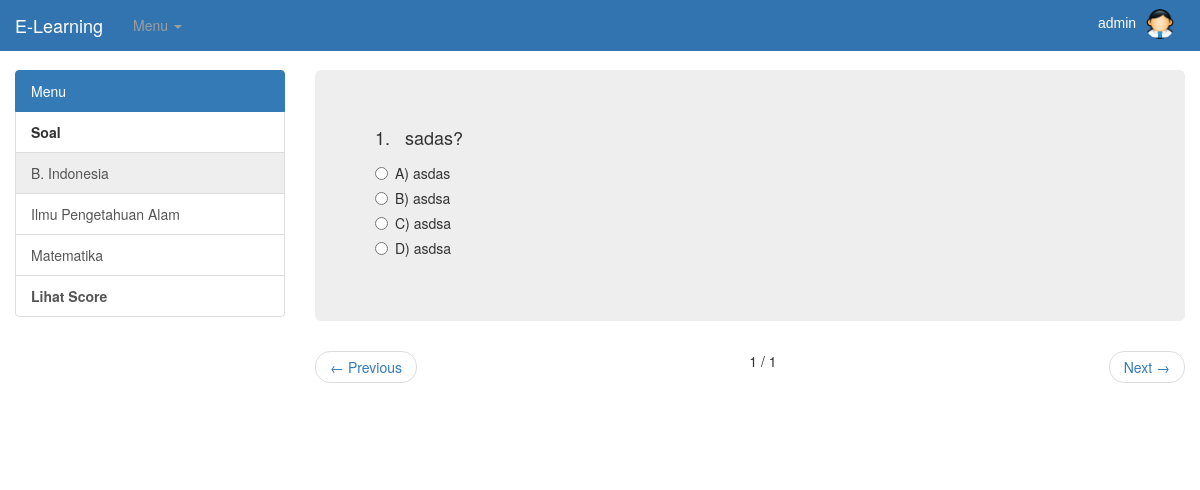
Screenshot of /templates/quiz.php?pelajaran=Bahasa Indonesia (signed in) with the database file from the repository.
### tables this page shows
CREATE TABLE `quiz` (
  `id` int(11) NOT NULL,
  `kategori` varchar(30) NOT NULL,
  `pertanyaan` text NOT NULL,
  `soal_A` text NOT NULL,
  `soal_B` text NOT NULL,
  `soal_C` text NOT NULL,
  `soal_D` text NOT NULL,
  `jawaban` varchar(5) NOT NULL,
  `keterangan` text NOT NULL,
  `gambar` text NOT NULL
);

### templates/quiz.php (the view, shortened to what this page needs)
<?php
include 'header.php';
include '../koneksi.php';
$batas = 1;
$halaman = @$_GET['page'];
if(empty($halaman)){
    $posisi = 0;
}else{
    $posisi = ($halaman - 1) * $batas;
}
$pelajaran = trim(@$_GET['pelajaran']);
$q = "SELECT * from quiz where kategori='$pelajaran' order by id asc limit $posisi,$batas";
$sql = mysqli_query($conn, $q);
$q1 = "SELECT * from quiz where kategori='$pelajaran'";
$sql1 = mysqli_query($conn, $q1);
$count = mysqli_num_rows($sql1);
$page = @$_GET['page'] ?: 1;
$pagePlus = $page + 1;
$pageMin = $page - 1;
$no = $posisi + 1;
?>
<div class="col-xs-12 col-sm-9 col-sm-push-3">
<?php
while ($row = mysqli_fetch_array($sql)) {
	?>
	<div class="jumbotron" style="height: auto;">
	  <h4><span style="margin-right: 15px;"><?=$no?>.</span><span><?=$row['pertanyaan']?></span></h4>
	  <p>
	  	<div class="radio">
		  <label>
		    <input type="radio" name="A" id="" value="A">
		    <span>A)</span>
		   	<?=trim($row['soal_A'])?>
		  </label>
		</div>
		<div class="radio">
		  <label>
		    <input type="radio" name="A" id="" value="B">
		    <span>B)</span>
		    <?=trim($row['soal_B'])?>
		  </label>
		</div>
		<div class="radio">
		  <label>
		    <input type="radio" name="A" id="" value="C">
		    <span>C)</span>
		    <?=trim($row['soal_C'])?>
		  </label>
		</div>
		<div class="radio">
		  <label>
		    <input type="radio" name="A" id="" value="D">
		    <span>D)</span>
		    <?=trim($row['soal_D'])?>
		  </label>
		</div>
	  </p>
	</div>
	<?php
	$no++;
}
?>
	<nav aria-label="">
	  <ul class="pager">
	  	<?php
	  		if($page==1){
	  			echo '<li class="previous"><a ><span aria-hidden="true">&larr;</span> Previous</a></li>';
	  		}else{
	  			echo '<li class="previous"><a href= "'.$link.'templates/quiz.php?pelajaran='.$pelajaran.'&page='.$pageMin.'" onclick="prev()"><span aria-hidden="true">&larr;</span> Previous</a></li>';
	  		}
	  		echo "<li>".$page." /  ".$count."</li>";
	  		if($page == $count){
				echo ' <li class="next" ><a href="quiz_finish.php?pelajaran='.$pelajaran.'" onclick="next()">Next <span aria-hidden="true">&rarr;</span></a></li> ';
			}else{
				echo '<li class="next" ><a href= "'.$link.'templates/quiz.php?pelajaran='.$pelajaran.'&page='.$pagePlus.'" onclick="next()">Next <span aria-hidden="true">&rarr;</span></a></li>';
			}
	  	?>
	  </ul>
	</nav>
</div>
<div class="col-xs-6 col-sm-3 col-sm-pull-9 sidebar-offcanvas" id="sidebar">
  <div class="list-group">
    <?php include 'side_bar.php'; ?>
  </div>
</div>
<?php include 'footer.php'; ?>

### css/style.css (style rules this page uses)
html, body { overflow-x: hidden; }
body { padding-top: 70px; }
@media screen and (min-width: 767px) { .sidebar-offcanvas { display: block; } }

### rows the page displays
quiz: pertanyaan "sadas?", soal_A "asdas", soal_B "asdsa", soal_C "asdsa", soal_D "asdsa"

### other values shown
$_SESSION['nama'] "admin"
$page "1"
$count "1"
